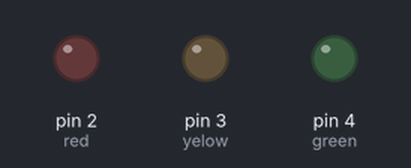
A sketch run on a simulated Arduino Uno, built with avr-gcc and run on an emulated ATmega328P. On the bench: output pins drawn as LEDs (lit = HIGH).

Above: at 0.2 s.
At 7.5 s:
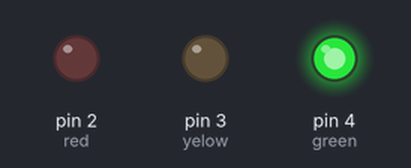
At 20.0 s:
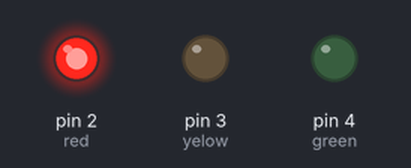
At 29.2 s:
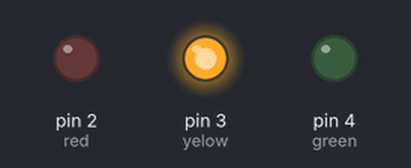
Timing chart, 0 to 35.8 s (numbered marks = the images above):
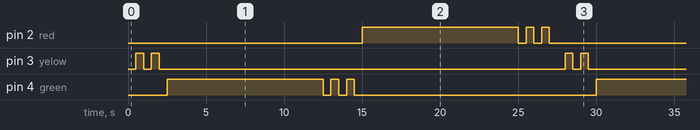

The sketch:

traffic_light.ino
```cpp
int red = 2;
int yelow = 3;
int green = 4;
void setup() {
  pinMode(red, OUTPUT);
  digitalWrite(red, LOW);
  pinMode(yelow, OUTPUT);
  digitalWrite(yelow, LOW);
  pinMode(green, OUTPUT);
  digitalWrite(green, LOW);
  Serial.begin(9600);
}

void loop() {
  delay(500);
  digitalWrite(yelow, HIGH);
  delay(500);
  digitalWrite(yelow, LOW);
  delay(500);
  digitalWrite(yelow, HIGH);
  delay(500);
  digitalWrite(yelow, LOW);
  delay(500);
  digitalWrite(green, HIGH);
  delay(10000);
  digitalWrite(green, LOW);
  delay(500);
  digitalWrite(green, HIGH);
  delay(500);
  digitalWrite(green, LOW);
  delay(500);
  digitalWrite(green, HIGH);
  delay(500);
  digitalWrite(green, LOW);
  delay(500);
  digitalWrite(red, HIGH);
  delay(10000);
  digitalWrite(red, LOW);
  delay(500);
  digitalWrite(red, HIGH);
  delay(500);
  digitalWrite(red, LOW);
  delay(500);
  digitalWrite(red, HIGH);
  delay(500);
  digitalWrite(red, LOW);
  delay(500);

}
```

Measured:
- by itself, pin 2 (red), pin 4 (green): repeats every 27.5 s: 2 × (LOW 0.50 s, HIGH 0.50 s), LOW 15.5 s, HIGH 10.0 s
- by itself, pin 3 (yelow): repeats every 27.5 s: LOW 0.50 s, HIGH 0.50 s, LOW 26.0 s, HIGH 0.50 s
- by itself, everything shown: repeats every 27.5 s, in 16 steps
